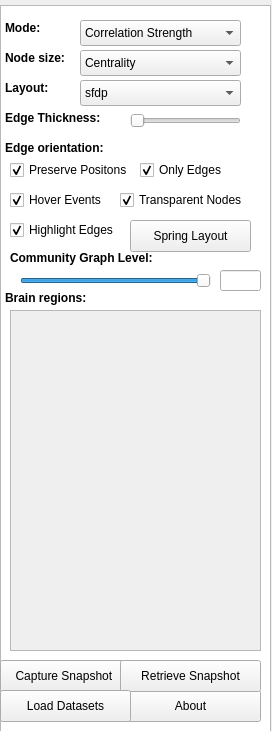
<?xml version="1.0" encoding="UTF-8"?>
<ui version="4.0">
 <class>Form</class>
 <widget class="QWidget" name="Form">
  <property name="geometry">
   <rect>
    <x>0</x>
    <y>0</y>
    <width>272</width>
    <height>731</height>
   </rect>
  </property>
  <property name="minimumSize">
   <size>
    <width>267</width>
    <height>731</height>
   </size>
  </property>
  <property name="windowTitle">
   <string>Form</string>
  </property>
  <widget class="QListView" name="listView">
   <property name="geometry">
    <rect>
     <x>0</x>
     <y>5</y>
     <width>271</width>
     <height>731</height>
    </rect>
   </property>
   <property name="minimumSize">
    <size>
     <width>0</width>
     <height>731</height>
    </size>
   </property>
  </widget>
  <widget class="QPushButton" name="springLayout">
   <property name="geometry">
    <rect>
     <x>130</x>
     <y>220</y>
     <width>121</width>
     <height>32</height>
    </rect>
   </property>
   <property name="text">
    <string>Spring Layout</string>
   </property>
  </widget>
  <widget class="QSlider" name="Thickness">
   <property name="geometry">
    <rect>
     <x>130</x>
     <y>110</y>
     <width>111</width>
     <height>22</height>
    </rect>
   </property>
   <property name="tracking">
    <bool>false</bool>
   </property>
   <property name="orientation">
    <enum>Qt::Horizontal</enum>
   </property>
  </widget>
  <widget class="QPushButton" name="snapshot">
   <property name="geometry">
    <rect>
     <x>0</x>
     <y>660</y>
     <width>131</width>
     <height>32</height>
    </rect>
   </property>
   <property name="text">
    <string>Capture Snapshot </string>
   </property>
  </widget>
  <widget class="QLabel" name="label_2">
   <property name="geometry">
    <rect>
     <x>5</x>
     <y>140</y>
     <width>111</width>
     <height>16</height>
    </rect>
   </property>
   <property name="text">
    <string>&lt;html&gt;&lt;head/&gt;&lt;body&gt;&lt;p&gt;&lt;span style=&quot; font-weight:600;&quot;&gt;Edge orientation:&lt;/span&gt;&lt;/p&gt;&lt;/body&gt;&lt;/html&gt;</string>
   </property>
  </widget>
  <widget class="QPushButton" name="About">
   <property name="geometry">
    <rect>
     <x>120</x>
     <y>690</y>
     <width>141</width>
     <height>32</height>
    </rect>
   </property>
   <property name="text">
    <string>About</string>
   </property>
  </widget>
  <widget class="QScrollArea" name="scroll">
   <property name="geometry">
    <rect>
     <x>10</x>
     <y>310</y>
     <width>251</width>
     <height>341</height>
    </rect>
   </property>
   <property name="widgetResizable">
    <bool>true</bool>
   </property>
   <widget class="QWidget" name="QuantWidget">
    <property name="geometry">
     <rect>
      <x>0</x>
      <y>0</y>
      <width>249</width>
      <height>339</height>
     </rect>
    </property>
    <widget class="QWidget" name="horizontalLayoutWidget">
     <property name="geometry">
      <rect>
       <x>-1</x>
       <y>-1</y>
       <width>251</width>
       <height>341</height>
      </rect>
     </property>
     <layout class="QHBoxLayout" name="quantTable"/>
    </widget>
   </widget>
  </widget>
  <widget class="QLabel" name="label">
   <property name="geometry">
    <rect>
     <x>5</x>
     <y>20</y>
     <width>121</width>
     <height>16</height>
    </rect>
   </property>
   <property name="text">
    <string>&lt;html&gt;&lt;head/&gt;&lt;body&gt;&lt;p&gt;&lt;span style=&quot; font-weight:600;&quot;&gt;Mode:&lt;/span&gt;&lt;/p&gt;&lt;/body&gt;&lt;/html&gt;</string>
   </property>
  </widget>
  <widget class="QLabel" name="label_5">
   <property name="geometry">
    <rect>
     <x>5</x>
     <y>110</y>
     <width>111</width>
     <height>16</height>
    </rect>
   </property>
   <property name="text">
    <string>&lt;html&gt;&lt;head/&gt;&lt;body&gt;&lt;p&gt;&lt;span style=&quot; font-weight:600;&quot;&gt;Edge Thickness: &lt;/span&gt;&lt;/p&gt;&lt;/body&gt;&lt;/html&gt;</string>
   </property>
  </widget>
  <widget class="QComboBox" name="Layout">
   <property name="geometry">
    <rect>
     <x>80</x>
     <y>80</y>
     <width>161</width>
     <height>26</height>
    </rect>
   </property>
   <item>
    <property name="text">
     <string>sfdp</string>
    </property>
   </item>
   <item>
    <property name="text">
     <string>twopi</string>
    </property>
   </item>
   <item>
    <property name="text">
     <string>fdp</string>
    </property>
   </item>
   <item>
    <property name="text">
     <string>circo</string>
    </property>
   </item>
   <item>
    <property name="text">
     <string>circular</string>
    </property>
   </item>
   <item>
    <property name="text">
     <string>spring</string>
    </property>
   </item>
   <item>
    <property name="text">
     <string>random</string>
    </property>
   </item>
   <item>
    <property name="text">
     <string>shell</string>
    </property>
   </item>
   <item>
    <property name="text">
     <string>neato</string>
    </property>
   </item>
  </widget>
  <widget class="QPushButton" name="getSnapshots">
   <property name="geometry">
    <rect>
     <x>120</x>
     <y>660</y>
     <width>141</width>
     <height>32</height>
    </rect>
   </property>
   <property name="text">
    <string>Retrieve Snapshot</string>
   </property>
  </widget>
  <widget class="QLabel" name="label_3">
   <property name="geometry">
    <rect>
     <x>5</x>
     <y>80</y>
     <width>59</width>
     <height>16</height>
    </rect>
   </property>
   <property name="text">
    <string>&lt;html&gt;&lt;head/&gt;&lt;body&gt;&lt;p&gt;&lt;span style=&quot; font-weight:600;&quot;&gt;Layout: &lt;/span&gt;&lt;/p&gt;&lt;/body&gt;&lt;/html&gt;</string>
   </property>
  </widget>
  <widget class="QCheckBox" name="highlightEdges">
   <property name="geometry">
    <rect>
     <x>10</x>
     <y>220</y>
     <width>131</width>
     <height>20</height>
    </rect>
   </property>
   <property name="text">
    <string>Highlight Edges</string>
   </property>
   <property name="checked">
    <bool>true</bool>
   </property>
  </widget>
  <widget class="QLabel" name="Regions">
   <property name="geometry">
    <rect>
     <x>5</x>
     <y>290</y>
     <width>141</width>
     <height>16</height>
    </rect>
   </property>
   <property name="text">
    <string>&lt;html&gt;&lt;head/&gt;&lt;body&gt;&lt;p&gt;&lt;span style=&quot; font-weight:600;&quot;&gt;Brain regions:&lt;/span&gt;&lt;/p&gt;&lt;/body&gt;&lt;/html&gt;</string>
   </property>
  </widget>
  <widget class="QPushButton" name="dataSet">
   <property name="geometry">
    <rect>
     <x>0</x>
     <y>690</y>
     <width>131</width>
     <height>32</height>
    </rect>
   </property>
   <property name="text">
    <string>Load Datasets</string>
   </property>
  </widget>
  <widget class="QCheckBox" name="colorEdges">
   <property name="geometry">
    <rect>
     <x>140</x>
     <y>160</y>
     <width>131</width>
     <height>20</height>
    </rect>
   </property>
   <property name="text">
    <string>Only Edges</string>
   </property>
   <property name="checked">
    <bool>true</bool>
   </property>
  </widget>
  <widget class="QLabel" name="label_4">
   <property name="geometry">
    <rect>
     <x>5</x>
     <y>50</y>
     <width>71</width>
     <height>16</height>
    </rect>
   </property>
   <property name="text">
    <string>&lt;html&gt;&lt;head/&gt;&lt;body&gt;&lt;p&gt;&lt;span style=&quot; font-weight:600;&quot;&gt;Node size:&lt;/span&gt;&lt;/p&gt;&lt;/body&gt;&lt;/html&gt;</string>
   </property>
  </widget>
  <widget class="QCheckBox" name="preservePositions">
   <property name="geometry">
    <rect>
     <x>10</x>
     <y>160</y>
     <width>141</width>
     <height>20</height>
    </rect>
   </property>
   <property name="text">
    <string>Preserve Positons</string>
   </property>
   <property name="checked">
    <bool>true</bool>
   </property>
  </widget>
  <widget class="QCheckBox" name="hover">
   <property name="geometry">
    <rect>
     <x>10</x>
     <y>190</y>
     <width>111</width>
     <height>20</height>
    </rect>
   </property>
   <property name="text">
    <string>Hover Events</string>
   </property>
   <property name="checked">
    <bool>true</bool>
   </property>
  </widget>
  <widget class="QCheckBox" name="transparent">
   <property name="geometry">
    <rect>
     <x>120</x>
     <y>190</y>
     <width>141</width>
     <height>20</height>
    </rect>
   </property>
   <property name="text">
    <string>Transparent Nodes</string>
   </property>
   <property name="checked">
    <bool>true</bool>
   </property>
  </widget>
  <widget class="QComboBox" name="correlation">
   <property name="geometry">
    <rect>
     <x>80</x>
     <y>20</y>
     <width>161</width>
     <height>26</height>
    </rect>
   </property>
   <item>
    <property name="text">
     <string>Correlation Strength</string>
    </property>
   </item>
   <item>
    <property name="text">
     <string>Communities</string>
    </property>
   </item>
  </widget>
  <widget class="QComboBox" name="NodeSize">
   <property name="geometry">
    <rect>
     <x>80</x>
     <y>50</y>
     <width>161</width>
     <height>26</height>
    </rect>
   </property>
   <item>
    <property name="text">
     <string>Centrality</string>
    </property>
   </item>
   <item>
    <property name="text">
     <string>Betweeness</string>
    </property>
   </item>
   <item>
    <property name="text">
     <string>ClosenessCentrality</string>
    </property>
   </item>
   <item>
    <property name="text">
     <string>ParticipationCoefficient</string>
    </property>
   </item>
   <item>
    <property name="text">
     <string>LoadCentrality</string>
    </property>
   </item>
  </widget>
  <widget class="QLabel" name="CommunityLabel">
   <property name="geometry">
    <rect>
     <x>10</x>
     <y>250</y>
     <width>171</width>
     <height>16</height>
    </rect>
   </property>
   <property name="text">
    <string>&lt;html&gt;&lt;head/&gt;&lt;body&gt;&lt;p&gt;&lt;span style=&quot; font-weight:600;&quot;&gt;Community Graph Level: &lt;/span&gt;&lt;/p&gt;&lt;/body&gt;&lt;/html&gt;</string>
   </property>
  </widget>
  <widget class="QSlider" name="communityLevel">
   <property name="geometry">
    <rect>
     <x>20</x>
     <y>270</y>
     <width>191</width>
     <height>22</height>
    </rect>
   </property>
   <property name="minimum">
    <number>1</number>
   </property>
   <property name="maximum">
    <number>2</number>
   </property>
   <property name="value">
    <number>2</number>
   </property>
   <property name="orientation">
    <enum>Qt::Horizontal</enum>
   </property>
  </widget>
  <widget class="QLineEdit" name="communityLevelLineEdit">
   <property name="geometry">
    <rect>
     <x>220</x>
     <y>270</y>
     <width>41</width>
     <height>21</height>
    </rect>
   </property>
  </widget>
 </widget>
 <resources/>
 <connections/>
</ui>
